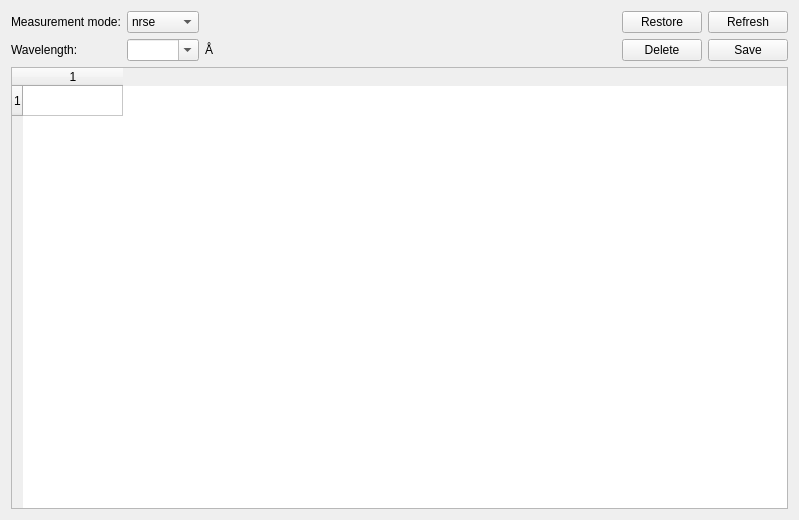
<?xml version="1.0" encoding="UTF-8"?>
<ui version="4.0">
 <class>Form</class>
 <widget class="QWidget" name="Form">
  <property name="geometry">
   <rect>
    <x>0</x>
    <y>0</y>
    <width>799</width>
    <height>520</height>
   </rect>
  </property>
  <property name="windowTitle">
   <string>Edit tunewave tables</string>
  </property>
  <layout class="QGridLayout" name="gridLayout_2">
   <item row="0" column="0">
    <layout class="QGridLayout" name="gridLayout">
     <item row="1" column="0">
      <widget class="QLabel" name="label_2">
       <property name="text">
        <string>Wavelength:</string>
       </property>
      </widget>
     </item>
     <item row="1" column="3">
      <spacer name="horizontalSpacer">
       <property name="orientation">
        <enum>Qt::Horizontal</enum>
       </property>
       <property name="sizeHint" stdset="0">
        <size>
         <width>40</width>
         <height>20</height>
        </size>
       </property>
      </spacer>
     </item>
     <item row="0" column="0">
      <widget class="QLabel" name="label">
       <property name="text">
        <string>Measurement mode:</string>
       </property>
      </widget>
     </item>
     <item row="1" column="2">
      <widget class="QLabel" name="label_3">
       <property name="text">
        <string>Å</string>
       </property>
      </widget>
     </item>
     <item row="1" column="7">
      <widget class="QPushButton" name="savePushButton">
       <property name="text">
        <string>Save</string>
       </property>
      </widget>
     </item>
     <item row="0" column="1">
      <widget class="QComboBox" name="measModeComboBox">
       <item>
        <property name="text">
         <string>nrse</string>
        </property>
       </item>
       <item>
        <property name="text">
         <string>mieze</string>
        </property>
       </item>
      </widget>
     </item>
     <item row="1" column="6">
      <widget class="QPushButton" name="deletePushButton">
       <property name="text">
        <string>Delete</string>
       </property>
      </widget>
     </item>
     <item row="1" column="1">
      <widget class="QComboBox" name="wavelengthComboBox">
       <property name="editable">
        <bool>true</bool>
       </property>
      </widget>
     </item>
     <item row="0" column="7">
      <widget class="QPushButton" name="refreshPushButton">
       <property name="text">
        <string>Refresh</string>
       </property>
      </widget>
     </item>
     <item row="0" column="6">
      <widget class="QPushButton" name="restorePushButton">
       <property name="text">
        <string>Restore</string>
       </property>
      </widget>
     </item>
    </layout>
   </item>
   <item row="1" column="0">
    <widget class="QTableWidget" name="tableWidget">
     <property name="contextMenuPolicy">
      <enum>Qt::CustomContextMenu</enum>
     </property>
     <property name="editTriggers">
      <set>QAbstractItemView::NoEditTriggers</set>
     </property>
     <property name="selectionMode">
      <enum>QAbstractItemView::NoSelection</enum>
     </property>
     <property name="showGrid">
      <bool>true</bool>
     </property>
     <property name="sortingEnabled">
      <bool>true</bool>
     </property>
     <property name="rowCount">
      <number>1</number>
     </property>
     <property name="columnCount">
      <number>1</number>
     </property>
     <attribute name="horizontalHeaderVisible">
      <bool>true</bool>
     </attribute>
     <attribute name="horizontalHeaderStretchLastSection">
      <bool>false</bool>
     </attribute>
     <attribute name="verticalHeaderVisible">
      <bool>true</bool>
     </attribute>
     <attribute name="verticalHeaderStretchLastSection">
      <bool>false</bool>
     </attribute>
     <row/>
     <column/>
    </widget>
   </item>
  </layout>
 </widget>
 <resources/>
 <connections/>
</ui>
